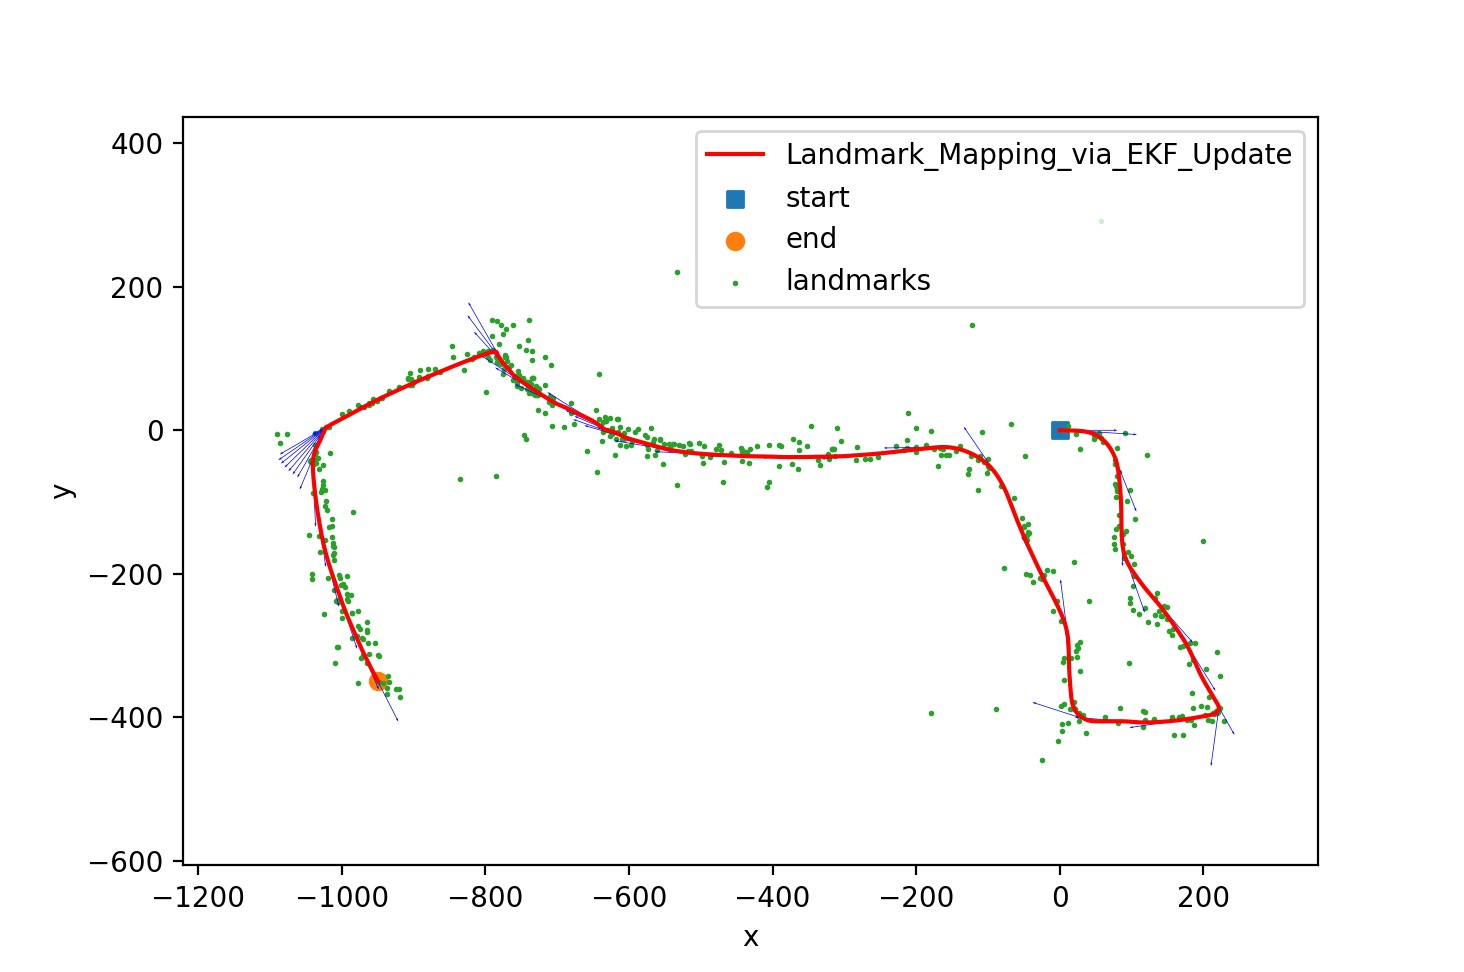

The script that saved this image:
from pr3_utils import *
from transformation import *
from StereoCamera import StereoCamera
import numpy as np
import matplotlib.pyplot as plt

def get_valid_features_index(features, time):
    """
    the invalid features will be [-1, -1, -1, -1]
    delete these elements
    """
    aList = []
    for i in range(features.shape[1]):
        if not np.array_equal(features[:, i, time], [-1, -1, -1, -1]):
            aList.append(i)
    return aList

def seperate_features(valid_index, features_seen):
    """
    seperate features to seen and unseen
    """
    old_features_index = list(set(valid_index).intersection(set(features_seen)))
    new_features_index = list(set(valid_index).difference(set(features_seen)))
    return old_features_index, new_features_index

def compute_Jacobian(sc, new_features_index, features, imu_T_cam, T, m):
    """
    lecture 13 slide 7
    return: Jacobian matrix 4Ntx3M
    """
    H = np.zeros((4 * len(new_features_index), 3 * features.shape[1]))
    for j in range(len(new_features_index)):
        P = np.array([[1, 0, 0, 0], [0, 1, 0, 0], [0, 0, 1, 0]])
        o_T_i = np.linalg.inv(imu_T_cam)
        T_inverse = np.linalg.inv(T)
        theBlock = sc.Ks @ sc.compute_projection_derivative(o_T_i @ T_inverse @ m[:,j]) @ o_T_i @ T_inverse @ P.T
        H[4 * j : 4 * (j + 1), 3 * new_features_index[j] : 3 * (new_features_index[j] + 1)] = theBlock
    return H

def compute_Kalman_gain(H, sigma, V):
    '''
    Compute Kalman Gain
    H: Jacobian matrix 4Nt x 3M
    sigma: covariance matrix 3Mx3M
    V: noise matrix 4x4
    Return: K_t+1
    '''
    K = sigma @ H.T @ np.linalg.pinv(H @ sigma @ H.T + np.kron(np.eye(H.shape[0]//4), V))
    return K

def visualize_trajectory_and_mapping_2d(pose,mu,path_name="Unknown",show_ori=False):
    '''
    function to visualize the trajectory in 2D
    Input:
        pose:   4*4*N matrix representing the camera pose,
                where N is the number of poses, and each
                4*4 matrix is in SE(3)
    '''
    fig,ax = plt.subplots(figsize=(5,5))
    n_pose = pose.shape[2]
    ax.plot(pose[0,3,:],pose[1,3,:],'r-',label=path_name)
    ax.scatter(pose[0,3,0],pose[1,3,0],marker='s',label="start")
    ax.scatter(pose[0,3,-1],pose[1,3,-1],marker='o',label="end")
    ax.scatter(mu[0, :], mu[1, :], 1, label="landmarks")

    if show_ori:
        select_ori_index = list(range(0,n_pose,max(int(n_pose/50), 1)))
        yaw_list = []

        for i in select_ori_index:
            _,_,yaw = mat2euler(pose[:3,:3,i])
            yaw_list.append(yaw)

        dx = np.cos(yaw_list)
        dy = np.sin(yaw_list)
        dx,dy = [dx,dy]/np.sqrt(dx**2+dy**2)
        ax.quiver(pose[0,3,select_ori_index],pose[1,3,select_ori_index],dx,dy,\
            color="b",units="xy",width=1)

    ax.set_xlabel('x')
    ax.set_ylabel('y')
    # ax.axis('equal')
    ax.set_xlim([-1200, 400])
    ax.set_ylim([-800, 400])
    ax.grid(False)
    ax.legend()
    plt.show(block=True)

    return fig, ax

if __name__ == '__main__':
    filename = "./data/10.npz"
    t,features,linear_velocity,angular_velocity,K,b,imu_T_cam = load_data(filename)
    # improve the speed, don't use all of the points
    features = features[:,::100,:]
    velocity = np.vstack((linear_velocity, angular_velocity))  # 6xt
    pose = np.zeros((4, 4, features.shape[2]))  # 4x4x3026
    pose[:, :, 0] = np.eye(4)

    # as homogeneous
    mu = np.zeros([features.shape[0], features.shape[1]])
    sigma = np.eye(3 * features.shape[1])
    sc = StereoCamera(K, b)
    Ks = sc.compute_Ks_matrix()
    features_seen = []

    for time in range(t.shape[1] - 1):
        # compute the trajectory(pose)
        tao = t[:, time + 1] - t[:, time]
        se3 = vector2hat(velocity[:, time])
        pose[:, :, time + 1] = pose[:, :, time] @ expm(tao * se3)

        valid_index = get_valid_features_index(features, time)
        old_features_index, new_features_index = seperate_features(valid_index, features_seen)
        features_seen = list(set(features_seen).union(set(valid_index)))
        # set new features
        if len(new_features_index) > 0:
            # transform from the pixel frame to camera frame...
            coord_camera = sc.pixel2camera(features[:, new_features_index, time])
            # transform from the camera frame to the imu frame and to the world frame...
            coord_world = pose[:, :, time] @ imu_T_cam @ coord_camera
            # initialize the mu as the pose in the world frame...
            mu[:, new_features_index] = coord_world
        # update old features
        if len(old_features_index) > 0:
            # compute the Jacobian matrix
            H = compute_Jacobian(sc, old_features_index, features, imu_T_cam, pose[:,:,time], mu[:, old_features_index])
            # compute the Kalman gain using Jacobian matrix
            Kalman_gain = compute_Kalman_gain(H, sigma, 30 * np.eye(4))
            # update the mean of the old features
            # compute the prediction
            observation_prediction = world2camera(Ks, imu_T_cam, pose[:,:,time], mu[:, old_features_index])
            # compute the innovation, need to r
            innovation = (features[:, old_features_index, time] - observation_prediction).reshape((-1, 1), order='F')
            # update the mean
            mu[:3, :] += (Kalman_gain @ innovation).reshape((3, -1), order='F')
            # update the sigma
            I = np.eye(3 * features.shape[1])
            sigma = (I - Kalman_gain @ H) @ sigma

    plt.scatter(mu[0, :], mu[1, :], 1)
    plt.savefig("landmarks.jpg")
    plt.show()
    fig, ax = visualize_trajectory_and_mapping_2d(pose, mu, "Landmark_Mapping_via_EKF_Update", True)
    fig.savefig("Landmark_Mapping_via_EKF_Update.jpg")
